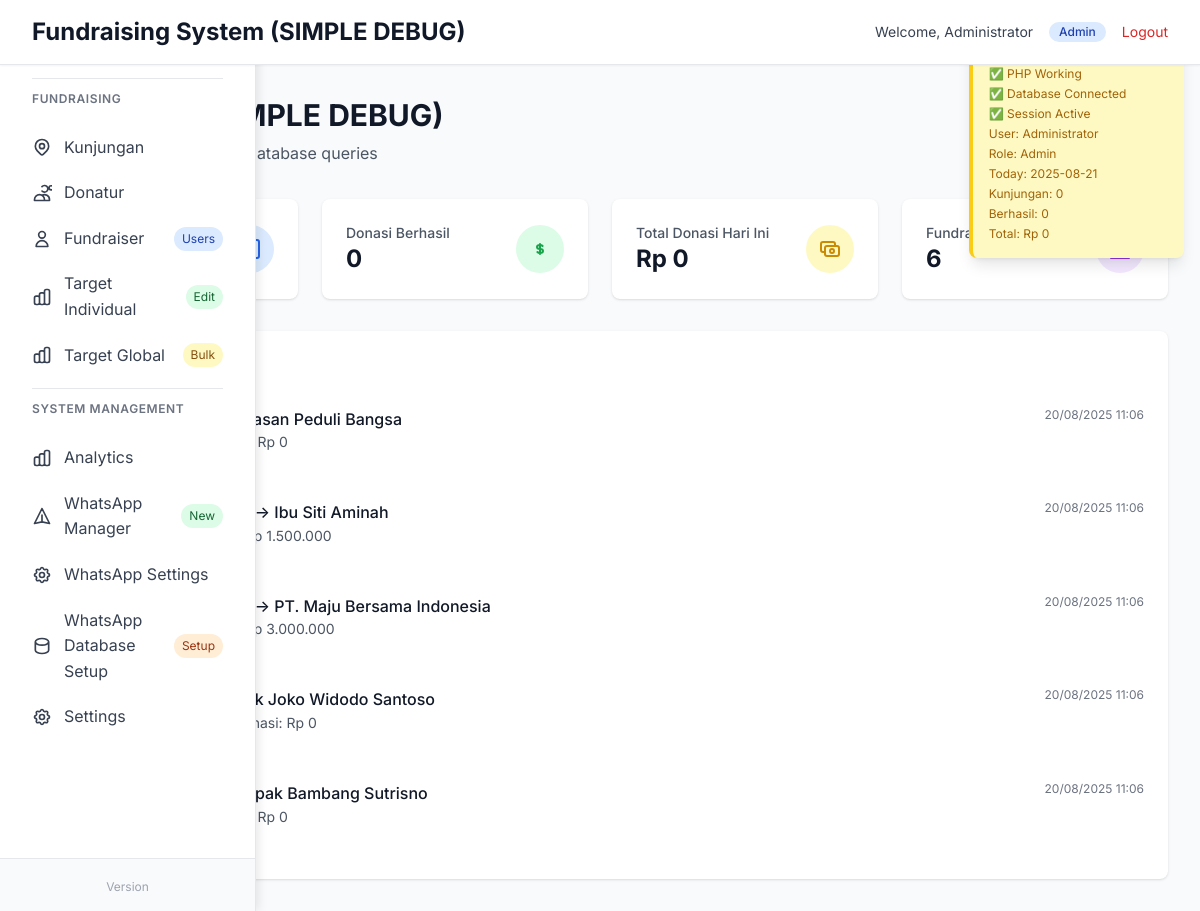
Screenshot of /debug_dashboard.php (signed in) with the database file from the repository.
### tables this page shows
CREATE TABLE `kunjungan` (
    `id` BIGINT UNSIGNED NOT NULL AUTO_INCREMENT,
    `fundraiser_id` INT UNSIGNED NOT NULL,
    `donatur_id` INT UNSIGNED NOT NULL,
    `status` ENUM('berhasil','tidak-berhasil','follow-up') NOT NULL,
    `nominal` BIGINT UNSIGNED NOT NULL DEFAULT 0,
    `catatan` TEXT DEFAULT NULL,
    `foto` VARCHAR(255) DEFAULT NULL,
    `latitude` DECIMAL(10,8) DEFAULT NULL,
    `longitude` DECIMAL(11,8) DEFAULT NULL,
    `location_address` TEXT DEFAULT NULL,
    `created_at` TIMESTAMP NOT NULL DEFAULT CURRENT_TIMESTAMP,
    `updated_at` TIMESTAMP NULL DEFAULT CURRENT_TIMESTAMP ON UPDATE CURRENT_TIMESTAMP,
    PRIMARY KEY (`id`),
    KEY `idx_kunjungan_fundraiser` (`fundraiser_id`),
    KEY `idx_kunjungan_donatur` (`donatur_id`),
    KEY `idx_kunjungan_status` (`status`),
    KEY `idx_kunjungan_created_at` (`created_at`),
    KEY `idx_kunjungan_foto` (`foto`),
    KEY `idx_kunjungan_location` (`latitude`,`longitude`),
    CONSTRAINT `fk_kunjungan_fundraiser`
        FOREIGN KEY (`fundraiser_id`) REFERENCES `users`(`id`)
        ON UPDATE CASCADE ON DELETE RESTRICT,
    CONSTRAINT `fk_kunjungan_donatur`
        FOREIGN KEY (`donatur_id`) REFERENCES `donatur`(`id`)
        ON UPDATE CASCADE ON DELETE RESTRICT
);

CREATE TABLE `donatur` (
    `id` INT UNSIGNED NOT NULL AUTO_INCREMENT,
    `nama` VARCHAR(150) NOT NULL,
    `hp` VARCHAR(25) NOT NULL,
    `alamat` TEXT DEFAULT NULL,
    `created_at` TIMESTAMP NOT NULL DEFAULT CURRENT_TIMESTAMP,
    PRIMARY KEY (`id`),
    UNIQUE KEY `uq_donatur_hp` (`hp`)
);

### debug_dashboard.php (the view, shortened to what this page needs)
<?php
$user_role = $_SESSION['user_role'];
$user_name = $_SESSION['user_name'];
require_once 'config.php';
try {
    $today = date('Y-m-d');
    $stmt = $pdo->prepare("SELECT COUNT(*) FROM kunjungan WHERE DATE(created_at) = ?");
    $stmt->execute([$today]);
    $total_kunjungan = $stmt->fetchColumn();
    $stmt = $pdo->prepare("SELECT COUNT(*) FROM kunjungan WHERE DATE(created_at) = ? AND status = 'berhasil'");
    $stmt->execute([$today]);
    $donasi_berhasil = $stmt->fetchColumn();
     $stmt = $pdo->prepare("SELECT COALESCE(SUM(nominal), 0) FROM kunjungan WHERE DATE(created_at) = ? AND status = 'berhasil'");
     $stmt->execute([$today]);
     $total_donasi = $stmt->fetchColumn();
     $stmt = $pdo->prepare("SELECT COUNT(*) FROM users WHERE role = 'user'");
     $stmt->execute();
     $fundraiser_aktif = $stmt->fetchColumn();
     $stmt = $pdo->prepare("
         SELECT k.*, u.name as fundraiser_name, d.nama as donatur_name
         FROM kunjungan k
         LEFT JOIN users u ON k.fundraiser_id = u.id
         LEFT JOIN donatur d ON k.donatur_id = d.id
         ORDER BY k.created_at DESC
         LIMIT 5
     ");
    $stmt->execute();
    $recent_activities = $stmt->fetchAll(PDO::FETCH_ASSOC);
} catch (Exception $e) {
    $error_message = $e->getMessage();
}
?>
<!DOCTYPE html>
<html lang="id">
<head>
    <script src="https://cdn.tailwindcss.com"></script>
    <link rel="stylesheet" href="styles/main.css">
</head>
<body class="bg-gray-100">
     <div class="fixed top-0 right-0 bg-yellow-100 border-l-4 border-yellow-400 p-4 m-4 rounded-lg shadow-lg z-50 max-w-md">
         <h3 class="font-bold text-yellow-800 mb-2">🔍 Simple Debug Panel</h3>
         <div class="text-xs text-yellow-700 space-y-1">
             <div>✅ PHP Working</div>
             <div>✅ Database Connected</div>
             <div>✅ Session Active</div>
             <div>User: <?php echo htmlspecialchars($user_name); ?></div>
             <div>Role: <?php echo ucfirst($user_role); ?></div>
             <div>Today: <?php echo date('Y-m-d'); ?></div>
             <div>Kunjungan: <?php echo $total_kunjungan ?? 0; ?></div>
             <div>Berhasil: <?php echo $donasi_berhasil ?? 0; ?></div>
             <div>Total: Rp <?php echo number_format($total_donasi ?? 0, 0, ',', '.'); ?></div>
         </div>
     </div>
    <header class="bg-white shadow-sm border-b">
        <div class="max-w-7xl mx-auto px-4 sm:px-6 lg:px-8">
            <div class="flex justify-between items-center py-4">
                <div class="flex items-center">
                    <h1 class="text-xl md:text-2xl font-bold text-gray-900">Fundraising System (SIMPLE DEBUG)</h1>
                </div>
                <div class="flex items-center space-x-4">
                    <span class="text-sm text-gray-700">Welcome, <?php echo htmlspecialchars($user_name); ?></span>
                    <span class="inline-flex items-center px-2.5 py-0.5 rounded-full text-xs font-medium bg-blue-100 text-blue-800">
                        <?php echo ucfirst($user_role); ?>
                    </span>
                    <a href="logout.php" class="text-sm text-red-600 hover:text-red-800">Logout</a>
                </div>
            </div>
        </div>
    </header>
    <div class="flex">
        <div class="flex-1 p-8">
            <div class="mb-8">
                <h2 class="text-3xl font-bold text-gray-900 mb-2">Dashboard (SIMPLE DEBUG)</h2>
                <p class="text-gray-600">Simple debug mode - direct database queries</p>
            </div>
            <div class="grid grid-cols-1 sm:grid-cols-2 lg:grid-cols-4 gap-6 mb-8">
                <div class="bg-white rounded-lg shadow p-6">
                    <div class="flex items-center justify-between">
                        <div>
                            <p class="text-sm font-medium text-gray-600">Total Kunjungan Hari Ini</p>
                            <p class="text-2xl font-bold text-gray-900"><?php echo $total_kunjungan ?? 0; ?></p>
                        </div>
                        <div class="p-3 bg-blue-100 rounded-full">
                        </div>
                    </div>
                </div>
                <div class="bg-white rounded-lg shadow p-6">
                    <div class="flex items-center justify-between">
                        <div>
                            <p class="text-sm font-medium text-gray-600">Donasi Berhasil</p>
                            <p class="text-2xl font-bold text-gray-900"><?php echo $donasi_berhasil ?? 0; ?></p>
                        </div>
                        <div class="p-3 bg-green-100 rounded-full">
                            <svg class="w-6 h-6 text-green-600" fill="none" stroke="currentColor" viewBox="0 0 24 24">
                                <path stroke-linecap="round" stroke-linejoin="round" stroke-width="2" d="M12 8c-1.657 0-3 .895-3 2s1.343 2 3 2 3 .895 3 2-1.343 2-3 2m0-8c1.11 0 2.08.402 2.599 1M12 8V7m0 1v8m0 0v1m0-1c-1.11 0-2.08-.402-2.599-1"></path>
                            </svg>
                        </div>
                    </div>
                </div>
                <div class="bg-white rounded-lg shadow p-6">
                    <div class="flex items-center justify-between">
                        <div>
                            <p class="text-sm font-medium text-gray-600">Total Donasi Hari Ini</p>
                            <p class="text-2xl font-bold text-gray-900">Rp <?php echo number_format($total_donasi ?? 0, 0, ',', '.'); ?></p>
                        </div>
                        <div class="p-3 bg-yellow-100 rounded-full">
                        </div>
                    </div>
                </div>
                <div class="bg-white rounded-lg shadow p-6">
                    <div class="flex items-center justify-between">
                        <div>
                            <p class="text-sm font-medium text-gray-600">Fundraiser Aktif</p>
                            <p class="text-2xl font-bold text-gray-900"><?php echo $fundraiser_aktif ?? 0; ?></p>
                        </div>
                        <div class="p-3 bg-purple-100 rounded-full">
                        </div>
                    </div>
                </div>
            </div>
            <div class="bg-white rounded-lg shadow p-6">
                <h3 class="text-lg font-semibold mb-4">Aktivitas Terbaru</h3>
                <?php if (!empty($recent_activities)): ?>
                    <div class="space-y-3">
                        <?php foreach ($recent_activities as $activity): ?>
                            <div class="border-l-4 border-blue-500 pl-4 py-2">
                                <div class="flex justify-between items-start">
                                    <div>
                                        <p class="font-medium text-gray-900">
                                            <?php echo htmlspecialchars($activity['fundraiser_name'] ?? 'Unknown'); ?> →
                                            <?php echo htmlspecialchars($activity['donatur_name'] ?? 'Unknown'); ?>
                                        </p>
                                                                                 <p class="text-sm text-gray-600">
                                             Status: <?php echo ucfirst($activity['status']); ?> |
                                             Donasi: Rp <?php echo number_format($activity['nominal'] ?? 0, 0, ',', '.'); ?>
                                         </p>
                                        <?php if (!empty($activity['catatan'])): ?>
                                            <p class="text-xs text-gray-500 mt-1"><?php echo htmlspecialchars($activity['catatan']); ?></p>
                                        <?php endif; ?>
                                    </div>
                                    <div class="text-xs text-gray-500">
                                        <?php echo date('d/m/Y H:i', strtotime($activity['created_at'])); ?>
                                    </div>
                                </div>
                            </div>
                        <?php endforeach; ?>
                    </div>
                <?php else: ?>
                    <p class="text-gray-500">Tidak ada aktivitas terbaru</p>
                <?php endif; ?>
            </div>
        </div>
    </div>
</body>
</html>

### styles/main.css (style rules this page uses)
:root { --primary-color: #3b82f6; --primary-dark: #1e40af; --secondary-color: #6b7280; --success-color: #10b981; --warning-color: #f59e0b; --danger-color: #ef4444; --info-color: #06b6d4; --gray-50: #f9fafb; --gray-100: #f3f4f6; --gray-200: #e5e7eb; --gray-300: #d1d5db; --gray-400: #9ca3af; --gray-500: #6b7280; --gray-600: #4b5563; --gray-700: #374151; --gray-800: #1f2937; --gray-900: #111827; --shadow-sm: 0 1px 2px 0 rgba(0, 0, 0, 0.05); --shadow: 0 1px 3px 0 rgba(0, 0, 0, 0.1), 0 1px 2px 0 rgba(0, 0, 0, 0.06); --shadow-md: 0 4px 6px -1px rgba(0, 0, 0, 0.1), 0 2px 4px -1px rgba(0, 0, 0, 0.06); --shadow-lg: 0 10px 15px -3px rgba(0, 0, 0, 0.1), 0 4px 6px -2px rgba(0, 0, 0, 0.05); --shadow-xl: 0 20px 25px -5px rgba(0, 0, 0, 0.1), 0 10px 10px -5px rgba(0, 0, 0, 0.04); --border-radius: 0.5rem; --border-radius-lg: 0.75rem; --border-radius-xl: 1rem; }
* { box-sizing: border-box !important; }
html, body { margin: 0 !important; padding: 0 !important; overflow-x: hidden !important; font-family: 'Inter', -apple-system, BlinkMacSystemFont, 'Segoe UI', Roboto, sans-serif !important; line-height: 1.6 !important; color: var(--gray-900) !important; background-color: var(--gray-50) !important; }
header { position: relative !important; z-index: 9999 !important; background: white !important; display: block !important; width: 100% !important; }
header { position: relative !important; }
header { position: relative !important; z-index: 9999 !important; background: white !important; transition: all 0.3s ease; }
header, header *, header > *, header div, header div * { position: relative !important; z-index: inherit !important; }
@media (min-width: 1025px) { body { display: block !important; margin: 0 !important; padding: 0 !important; } }
@media (min-width: 1025px) { header { position: relative !important; z-index: 9999 !important; background: white !important; margin: 0 !important; width: 100% !important; } }
@media (min-width: 1025px) { .flex { display: flex !important; } }
.sidebar a, .mobile-menu-btn, header { transition: all 0.3s cubic-bezier(0.4, 0, 0.2, 1); }
body { overflow-x: hidden; }
svg { max-width: none !important; max-height: none !important; }

### rows the page displays
kunjungan: donatur.nama "Yayasan Peduli Bangsa", nominal "0", created_at "20/08/2025 11:06"
kunjungan: donatur.nama "Ibu Siti Aminah", nominal "1.500.000", created_at "20/08/2025 11:06"
kunjungan: donatur.nama "PT. Maju Bersama Indonesia", nominal "3.000.000", created_at "20/08/2025 11:06"
kunjungan: donatur.nama "Pak Joko Widodo Santoso", nominal "0", created_at "20/08/2025 11:06"
kunjungan: donatur.nama "Bapak Bambang Sutrisno", nominal "0", created_at "20/08/2025 11:06"

### other values shown
$user_name "Administrator"
$user_role "Admin"
$total_kunjungan "0"
$donasi_berhasil "0"
$total_donasi "0"
$fundraiser_aktif "6"
